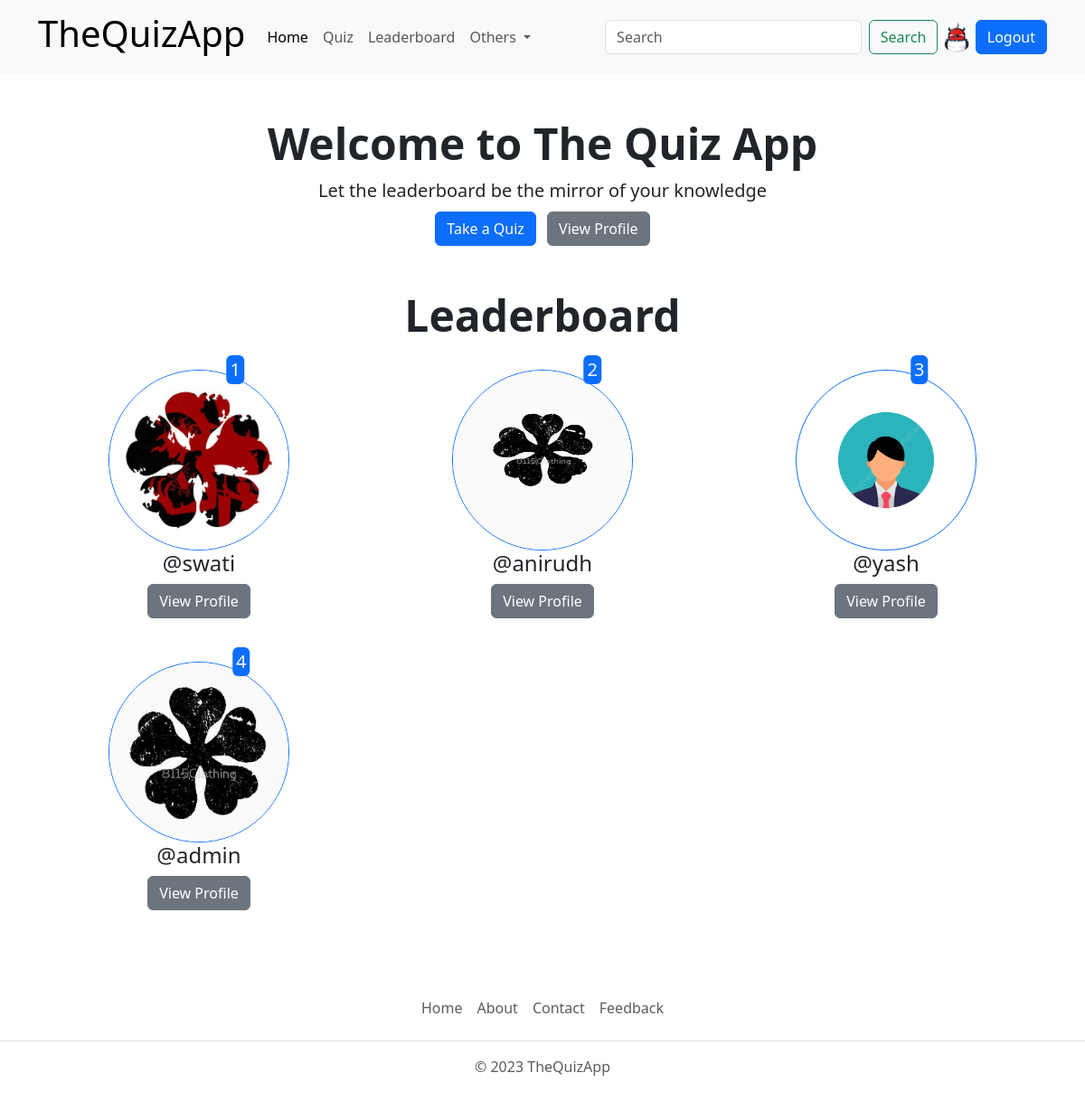
Screenshot of / (signed in) with the database file from the repository.
### quiz/models.py (models this page shows, shortened)
class RegisterModel(models.Model):
    user = models.OneToOneField(User , on_delete=models.CASCADE , null=True , blank=True)
    bio = models.TextField(max_length=255 ,null=True , blank=True)
    gender = models.CharField(choices=gender_choices ,max_length=6 ,null=True , blank=True)
    profile_img = models.ImageField(upload_to="profile_images" , default="profile_images/userprofile.png" ,null=True , blank=True)
    college_name = models.CharField(max_length=80 , null=True , blank=True , default="Not Available")

class UserRankModel(models.Model):
    user = models.OneToOneField(User , on_delete=models.CASCADE)
    rank = models.IntegerField(null=True,blank=True)
    total_score = models.IntegerField(null=True,blank=True)
    def __str__(self):
        return f'{self.user.username}  {self.rank}'

### account/views.py (the view)
# urls.py: path('' , views.home , name="home"),
def home(request):
    if request.user.is_authenticated:
        profile = User.objects.get(username=request.user)
        user_rank = UserRankModel.objects.order_by('rank')[:4]
        print(user_rank)
        return render(request , 'home.html' ,{'profile':profile ,"user_rank":user_rank} )
    return render(request , 'home.html' )

### templates/home.html (shortened to what this page needs)
{% extends "baseTemplates/index.html" %}
{% load static %}
{% block content %}
    <div class="container text-center my-5">
        <h1 class="display-5 fw-bold">Welcome to The Quiz App</h1>
        <p class="my-2 fs-5">Let the leaderboard be the mirror of your knowledge</p>
        <div>
            <a href="{% url 'allquiz' %}" class="btn btn-primary">Take a Quiz</a>
            {% if request.user.is_authenticated %}
            <a href="{% url 'profile' request.user %}" class="btn btn-secondary ms-2">View Profile</a>
            {% else %}
            <a href="{% url 'register' %}" class="btn btn-secondary ms-2">Sign Up</a>
            {% endif %}
        </div>
      </div>
      <div class="container text-center">
            <h1 class="display-5 fw-semibold">Leaderboard</h1>
            <div class="row row-cols-1 row-cols-sm-2 row-cols-md-3">
            {% for rank in user_rank %}
            <div class="col my-4 position-relative">
                <img src="{{rank.user.registermodel.profile_img.url}}" alt="profile-image" class="profile rounded-circle border border-primary" height="200" width="200">
                <h4>@{{rank.user.username}} <span class="text-success position-absolute top-0 translate-middle rounded bg-primary text-light p-1 fs-5">{{rank.rank}}</span></h4>
                <a href="{% url "profile" rank.user.username %}" class="btn btn-secondary">View Profile</a>
            </div>
            {% endfor %}
            </div>
      </div>
{% endblock content %}

### templates/baseTemplates/index.html (shortened to what this page needs)
<!DOCTYPE html>
<html lang="en">
<head>
    <link href="https://cdn.jsdelivr.net/npm/bootstrap@5.3.2/dist/css/bootstrap.min.css" rel="stylesheet">
</head>
<body>
    {% include 'baseTemplates/navbar.html' %}
    {% block content %}{% endblock content %}
    {% include "baseTemplates/footer.html" %}
</body>
</html>

### templates/baseTemplates/navbar.html (shortened to what this page needs)
{% load static %}
<nav class="navbar navbar-expand-lg bg-body-tertiary">
    <div class="container">
      <a class="navbar-brand" href="{% url "home" %}"><h1>TheQuizApp</h1></a>
      <div class="collapse navbar-collapse" id="navbarSupportedContent">
        <ul class="navbar-nav me-auto mb-2 mb-lg-0">
          <li class="nav-item">
            <a class="nav-link active" aria-current="page" href="{% url 'home' %}">Home</a>
          </li>
          <li class="nav-item">
            <a class="nav-link" href="{% url 'allquiz' %}">Quiz</a>
          </li>
          <li class="nav-item">
            <a class="nav-link" href="{% url 'leaderboard' %}">Leaderboard</a>
          </li>
          <li class="nav-item dropdown">
            <a class="nav-link dropdown-toggle" href="#" role="button" data-bs-toggle="dropdown" aria-expanded="false">
              Others
            </a>
          </li>
        </ul>
        <form class="d-flex" role="search">
          <input class="form-control me-2" type="search" placeholder="Search" aria-label="Search">
          <button class="btn btn-outline-success" type="submit">Search</button>
          {% if not request.user.is_authenticated %}
          <a href="{% url "signin" %}" class="btn btn-primary ms-2">Login</a>
          {% else %}
            <a href="{% url "profile" request.user %}" class="mx-1 d-flex align-items-center">
              <img class="img-fluid rounded-circle"  width="60" src="{{request.user.registermodel.profile_img.url}}" alt="profile">
            </a>
          <a href="{% url "signout" %}" class="btn btn-primary">Logout</a>
          {% endif %}
        </form>
      </div>
    </div>
  </nav>

### templates/baseTemplates/footer.html
{% load static %}
<footer class="py-3 my-5">
    <ul class="nav justify-content-center border-bottom pb-3 mb-3">
      <li class="nav-item"><a href="{% url 'home' %}" class="nav-link px-2 text-body-secondary">Home</a></li>
      <li class="nav-item"><a href="#" class="nav-link px-2 text-body-secondary">About</a></li>
      <li class="nav-item"><a href="#" class="nav-link px-2 text-body-secondary">Contact</a></li>
      <li class="nav-item"><a href="#" class="nav-link px-2 text-body-secondary">Feedback</a></li>
    </ul>
    <p class="text-center text-body-secondary">© 2023 TheQuizApp</p>
  </footer>

### rows the page displays
UserRankModel: user.registermodel.profile_img (picture), user.username "swati", rank "1"
UserRankModel: user.registermodel.profile_img (picture), user.username "anirudh", rank "2"
UserRankModel: user.registermodel.profile_img (picture), user.username "yash", rank "3"
UserRankModel: user.registermodel.profile_img (picture), user.username "admin", rank "4"
